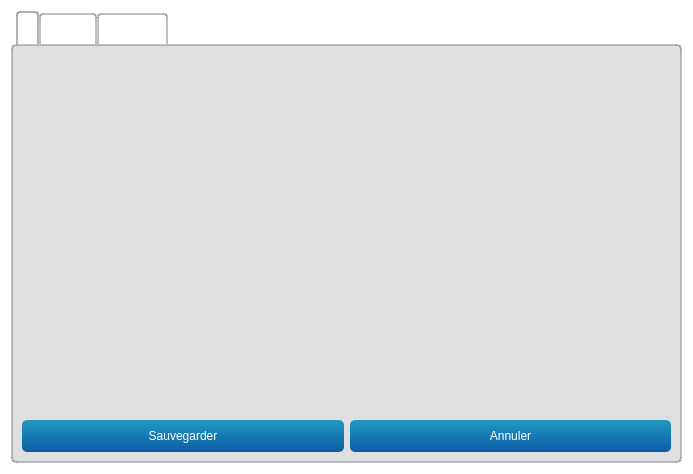
<?xml version="1.0" encoding="UTF-8"?>
<ui version="4.0">
 <class>KitWidget</class>
 <widget class="QWidget" name="KitWidget">
  <property name="geometry">
   <rect>
    <x>0</x>
    <y>0</y>
    <width>693</width>
    <height>474</height>
   </rect>
  </property>
  <property name="windowTitle">
   <string>Form</string>
  </property>
  <property name="styleSheet">
   <string notr="true">QPushButton#btnConnect{background-color:rgb(80,180,80)}
QWidget{background-color: rgba(0,0,0,0);color:white;border-radius:5px}
QWidget#mainWidget{background-color:rgba(128,128,128,25%);}
QWidget#frmProfile,QWidget#pageProfile{background-color:rgba(108,8,156,25%);}
QPlainTextEdit,QLineEdit,QListWidget,QComboBox,QTextEdit,QSpinBox{background-color: rgba(255,255,255,50%); color: black;}

QTableWidget{
background-color: rgba(0,0,0,50%);
color: white;
border: 1px solid rgba(255,255,255,50%);
}

QLabel#lblLastOnline{color:lightblue;}
QLabel#lblError,QLabel#lblCamMissing,QLabel#lblAudioMissing{color:red; background-color:rgba(255,0,0,30%);}

QLineEdit:!enabled, QListWidget:!enabled,QComboBox:!enabled,QTextEdit:!enabled,QPlainTextEdit:!enabled{background-color: rgba(0,0,0,30%);color:white;border:0}
QDateEdit::down-arrow:!enabled,QTimeEdit::down-arrow:!enabled,QDateEdit::up-arrow:!enabled,QTimeEdit::up-arrow:!enabled,QComboBox::drop-down:!enabled{background-color:rgba(0,0,0,0%);}

QTextEdit#txtProfile{background-color: rgba(255,255,255,80%);color:black;border:0}
QTextEdit:!enabled#txtProfile{background-color: rgba(255,255,255,60%);color:black;border:0}

QFrame#frmSelUser{background-color:rgba(100,100,200,50%);}
QFrame#frmAudio,QFrame#frmCam1,QFrame#frmCam2,QFrame#frmSensors,QFrame#frmWebRTC,QFrame#frmVirtualCam,QFrame#frmExternalPrograms{background-color:rgba(100,100,200,35%);}

QCheckBox::indicator:unchecked:!enabled { background-color:rgba(128,0,0,100%);}
QCheckBox::indicator:checked:!enabled { background-color:green;}
QCheckBox::indicator:unchecked{ background-color:red;border-radius:3px;}
QCheckBox::indicator:checked {background-color:rgb(0,255,0);border-radius:3px;}
QCheckBox:checked{color:lightgreen;background-color:rgba(0,0,0,0%);}
QCheckBox:!checked{color:red;background-color:rgba(0,0,0,0%);}

QPushButton{background-color:qlineargradient(x1: 0, y1: 0, x2: 0, y2: 1, stop: 0 #2198c0, stop: 1 #0d5ca6);}
QPushButton:checked{background-color:rgb(128,128,128); border:1px solid rgba(255,255,255,50%);}
QPushButton:hover,QPushButton:checked{background-color:  rgba(255,255,255,75%);color:black;}

QToolButton:hover{background-color:  rgba(255,255,255,50);}

QTreeWidget::branch:closed:has-children:has-siblings  {
            border-image: none;
            image: url(:/pictures/controls/branch_closed.png);
    }
     
    QTreeView::branch:open:has-children:!has-siblings,
    QTreeView::branch:open:has-children:has-siblings   {
            border-image: none;
            image:url(:/pictures/controls/branch_opened.png);
    }

QWidget#lineOnline{background-color:blue;}
QWidget#lineOffline{background-color:red;}
QWidget#lineBoth{background-color:rgb(255,0,255);}


QTabWidget::pane { /* The tab widget frame */
	/*background-color:  rgba(0,128,200,30%);*/
	/* background: qlineargradient(x1: 0, y1: 0, x2: 0, y2: 1,
                                 stop: 0  rgba(0,128,200,50%), 
								stop: 0.5  rgba(0,128,200,25%)
								stop: 1.0  rgba(0,128,200,25%));*/
	background-color: rgba(128,128,140,25%);
	border-radius: 5px;
    border: 2px solid rgba(128,128,140,50%);
 }

 QTabWidget::tab-bar {
     left: 5px; /* move to the right by 5px */
 }

/* Style the tab using the tab sub-control. Note that
     it reads QTabBar _not_ QTabWidget */
 QTabBar::tab,QTableWidget::tab,QHeaderView::section {
     background: qlineargradient(x1: 0, y1: 0, x2: 0, y2: 1,
                                 stop: 0  rgba(128,128,140,50%),  stop: 1.0  rgba(128,128,140,25%));
     border: 2px solid  rgba(128,128,140,50%);
     border-bottom: 0px;
     border-top-left-radius: 4px;
     border-top-right-radius: 4px;
     padding: 2px;
min-height:25px;
 }

 QTabBar::tab:selected, QTabBar::tab:hover {
/*     background-color: rgba(0,128,200,70%);*/
background: qlineargradient(x1: 0, y1: 0, x2: 0, y2: 1,
                                 stop: 0  rgba(128,128,140,70%),  stop: 1.0  rgba(128,128,140,50%));
 }

 QTabBar::tab:selected {
     border-color:rgba(128,128,140,60%);
     border-bottom-color:rgba(128,128,140,60%); /* same as pane color */
 }

 QTabBar::tab:!selected {
     margin-top: 2px; /* make non-selected tabs look smaller */
 }


</string>
  </property>
  <layout class="QVBoxLayout" name="verticalLayout">
   <item>
    <widget class="QTabWidget" name="tabKitInfos">
     <property name="currentIndex">
      <number>0</number>
     </property>
     <property name="iconSize">
      <size>
       <width>20</width>
       <height>20</height>
      </size>
     </property>
     <widget class="QWidget" name="tabKit">
      <attribute name="icon">
       <iconset resource="../../resources/TeraClient.qrc">
        <normaloff>:/icons/kit.png</normaloff>:/icons/kit.png</iconset>
      </attribute>
      <attribute name="title">
       <string>Kit</string>
      </attribute>
      <layout class="QVBoxLayout" name="verticalLayout_2">
       <item>
        <widget class="TeraForm" name="wdgKit" native="true">
         <property name="sizePolicy">
          <sizepolicy hsizetype="Preferred" vsizetype="MinimumExpanding">
           <horstretch>0</horstretch>
           <verstretch>0</verstretch>
          </sizepolicy>
         </property>
        </widget>
       </item>
       <item>
        <layout class="QHBoxLayout" name="horizontalLayout">
         <item>
          <widget class="QPushButton" name="btnSave">
           <property name="minimumSize">
            <size>
             <width>0</width>
             <height>32</height>
            </size>
           </property>
           <property name="cursor">
            <cursorShape>PointingHandCursor</cursorShape>
           </property>
           <property name="text">
            <string>Sauvegarder</string>
           </property>
           <property name="icon">
            <iconset resource="../../resources/TeraClient.qrc">
             <normaloff>:/icons/save.png</normaloff>:/icons/save.png</iconset>
           </property>
           <property name="iconSize">
            <size>
             <width>24</width>
             <height>24</height>
            </size>
           </property>
          </widget>
         </item>
         <item>
          <widget class="QPushButton" name="btnUndo">
           <property name="minimumSize">
            <size>
             <width>0</width>
             <height>32</height>
            </size>
           </property>
           <property name="cursor">
            <cursorShape>PointingHandCursor</cursorShape>
           </property>
           <property name="text">
            <string>Annuler</string>
           </property>
           <property name="icon">
            <iconset resource="../../resources/TeraClient.qrc">
             <normaloff>:/icons/undo.png</normaloff>:/icons/undo.png</iconset>
           </property>
           <property name="iconSize">
            <size>
             <width>24</width>
             <height>24</height>
            </size>
           </property>
          </widget>
         </item>
        </layout>
       </item>
      </layout>
     </widget>
     <widget class="QWidget" name="tabDevices">
      <attribute name="icon">
       <iconset resource="../../resources/TeraClient.qrc">
        <normaloff>:/icons/device.png</normaloff>:/icons/device.png</iconset>
      </attribute>
      <attribute name="title">
       <string>Appareils</string>
      </attribute>
      <layout class="QVBoxLayout" name="verticalLayout_6">
       <item>
        <layout class="QHBoxLayout" name="horizontalLayout_2">
         <item>
          <layout class="QVBoxLayout" name="verticalLayout_4">
           <item>
            <widget class="QLabel" name="lblDevices">
             <property name="font">
              <font>
               <pointsize>10</pointsize>
               <weight>75</weight>
               <bold>true</bold>
              </font>
             </property>
             <property name="text">
              <string>Appareils</string>
             </property>
             <property name="alignment">
              <set>Qt::AlignCenter</set>
             </property>
            </widget>
           </item>
           <item>
            <widget class="QListWidget" name="lstDevices">
             <property name="selectionMode">
              <enum>QAbstractItemView::ExtendedSelection</enum>
             </property>
             <property name="iconSize">
              <size>
               <width>24</width>
               <height>24</height>
              </size>
             </property>
            </widget>
           </item>
          </layout>
         </item>
         <item>
          <layout class="QVBoxLayout" name="verticalLayout_3">
           <item>
            <spacer name="verticalSpacer_2">
             <property name="orientation">
              <enum>Qt::Vertical</enum>
             </property>
             <property name="sizeHint" stdset="0">
              <size>
               <width>20</width>
               <height>40</height>
              </size>
             </property>
            </spacer>
           </item>
           <item>
            <widget class="QPushButton" name="btnAddDevice">
             <property name="minimumSize">
              <size>
               <width>60</width>
               <height>32</height>
              </size>
             </property>
             <property name="cursor">
              <cursorShape>PointingHandCursor</cursorShape>
             </property>
             <property name="text">
              <string/>
             </property>
             <property name="icon">
              <iconset resource="../../resources/TeraClient.qrc">
               <normaloff>:/controls/branch_closed.png</normaloff>:/controls/branch_closed.png</iconset>
             </property>
             <property name="iconSize">
              <size>
               <width>24</width>
               <height>24</height>
              </size>
             </property>
            </widget>
           </item>
           <item>
            <widget class="QCheckBox" name="chkOptional">
             <property name="cursor">
              <cursorShape>PointingHandCursor</cursorShape>
             </property>
             <property name="text">
              <string>Optionnel</string>
             </property>
            </widget>
           </item>
           <item>
            <spacer name="verticalSpacer_3">
             <property name="orientation">
              <enum>Qt::Vertical</enum>
             </property>
             <property name="sizeType">
              <enum>QSizePolicy::Fixed</enum>
             </property>
             <property name="sizeHint" stdset="0">
              <size>
               <width>20</width>
               <height>20</height>
              </size>
             </property>
            </spacer>
           </item>
           <item>
            <widget class="QPushButton" name="btnDelDevice">
             <property name="minimumSize">
              <size>
               <width>60</width>
               <height>32</height>
              </size>
             </property>
             <property name="cursor">
              <cursorShape>PointingHandCursor</cursorShape>
             </property>
             <property name="text">
              <string/>
             </property>
             <property name="icon">
              <iconset resource="../../resources/TeraClient.qrc">
               <normaloff>:/controls/branch_left.png</normaloff>:/controls/branch_left.png</iconset>
             </property>
             <property name="iconSize">
              <size>
               <width>24</width>
               <height>24</height>
              </size>
             </property>
            </widget>
           </item>
           <item>
            <spacer name="verticalSpacer">
             <property name="orientation">
              <enum>Qt::Vertical</enum>
             </property>
             <property name="sizeHint" stdset="0">
              <size>
               <width>20</width>
               <height>40</height>
              </size>
             </property>
            </spacer>
           </item>
          </layout>
         </item>
         <item>
          <layout class="QVBoxLayout" name="verticalLayout_5">
           <item>
            <widget class="QLabel" name="lblKitDevices">
             <property name="font">
              <font>
               <pointsize>10</pointsize>
               <weight>75</weight>
               <bold>true</bold>
              </font>
             </property>
             <property name="text">
              <string>Appareils dans le kit</string>
             </property>
             <property name="alignment">
              <set>Qt::AlignCenter</set>
             </property>
            </widget>
           </item>
           <item>
            <widget class="QListWidget" name="lstKitDevices">
             <property name="selectionMode">
              <enum>QAbstractItemView::ExtendedSelection</enum>
             </property>
             <property name="iconSize">
              <size>
               <width>24</width>
               <height>24</height>
              </size>
             </property>
            </widget>
           </item>
          </layout>
         </item>
        </layout>
       </item>
      </layout>
     </widget>
     <widget class="QWidget" name="tabParticipants">
      <attribute name="icon">
       <iconset resource="../../resources/TeraClient.qrc">
        <normaloff>:/icons/patient.png</normaloff>:/icons/patient.png</iconset>
      </attribute>
      <attribute name="title">
       <string>Participants</string>
      </attribute>
     </widget>
    </widget>
   </item>
  </layout>
 </widget>
 <customwidgets>
  <customwidget>
   <class>TeraForm</class>
   <extends>QWidget</extends>
   <header>TeraForm.h</header>
   <container>1</container>
  </customwidget>
 </customwidgets>
 <resources>
  <include location="../../resources/TeraClient.qrc"/>
 </resources>
 <connections/>
</ui>
